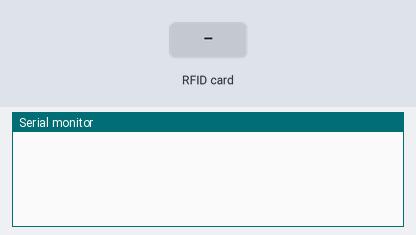
A sketch run on a simulated Arduino Uno, built with avr-gcc and run on an emulated ATmega328P. Shown: the last lines printed to the serial monitor. Inputs (shaded band) come from the test bench.

Above: at 1.2 s.
1.3 s: RFID card 6F 38 F9 28 held to the reader
At 1.7 s:
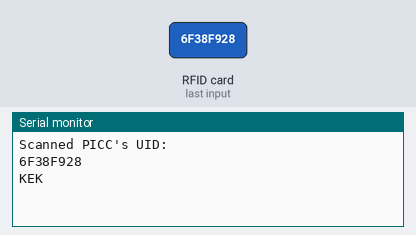
2.8 s: RFID card 5E 7A 19 C4 held to the reader
At 3.9 s:
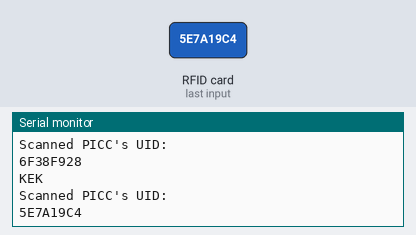

Measured:
- after the input at 1.3 s, the serial monitor: prints a new line at once (image 1)
- after the input at 2.8 s, the serial monitor: prints a new line at once (image 2)

The sketch:

RFID_test.ino
```cpp
#include <EEPROM.h> // We are going to read and write PICC's UIDs from/to EEPROM
#include <SPI.h>    // RC522 Module uses SPI protocol
#include <MFRC522.h>

#define RST_PIN 9 // Configurable, see typical pin layout above
#define SS_PIN 10 // Configurable, see typical pin layout above

MFRC522 mfrc522(SS_PIN, RST_PIN); // Create MFRC522 instance
byte readCard[4];                 // Stores scanned ID read from RFID Module
byte card[4] = {0x6F, 0x38, 0xF9, 0x28};

void setup()
{
  Serial.begin(9600);                // Initialize serial communications with the PC
  while (!Serial);                   // Do nothing if no serial port is opened (added for Arduinos based on ATMEGA32U4)
  SPI.begin();                       // Init SPI bus
  mfrc522.PCD_Init();                // Init MFRC522
}

void loop()
{
  getID();
  if (checkTwo(readCard, card))
    Serial.println("KEK");
  readCard[0] = 0x00;
}

uint8_t getID() {
  // Getting ready for Reading PICCs
  if ( ! mfrc522.PICC_IsNewCardPresent()) { //If a new PICC placed to RFID reader continue
    return 0;
  }
  if ( ! mfrc522.PICC_ReadCardSerial()) {   //Since a PICC placed get Serial and continue
    return 0;
  }
  // There are Mifare PICCs which have 4 byte or 7 byte UID care if you use 7 byte PICC
  // I think we should assume every PICC as they have 4 byte UID
  // Until we support 7 byte PICCs
  Serial.println(F("Scanned PICC's UID:"));
  for ( uint8_t i = 0; i < 4; i++) {  //
    readCard[i] = mfrc522.uid.uidByte[i];
    Serial.print(readCard[i], HEX);
  }
  Serial.println("");
  mfrc522.PICC_HaltA(); // Stop reading
  return 1;
}

boolean checkTwo(byte a[], byte b[])
{
  boolean match;
  if (a[0] != 0)  // Make sure there is something in the array first
    match = true; // Assume they match at first
  for (uint8_t k = 0; k < 4; k++)
  {                   // Loop 4 times
    if (a[k] != b[k]) // IF a != b then set match = false, one fails, all fail
      match = false;
  }
  if (match)
  {              // Check to see if if match is still true
    return true; // Return true
  }
  else
  {
    return false; // Return false
  }
}
```
